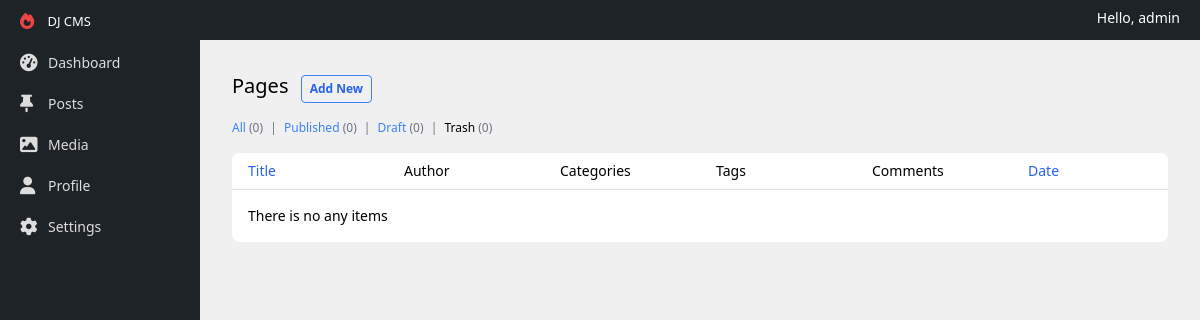
/page/edit/ (signed in), run on an earlier commit of the app's database.
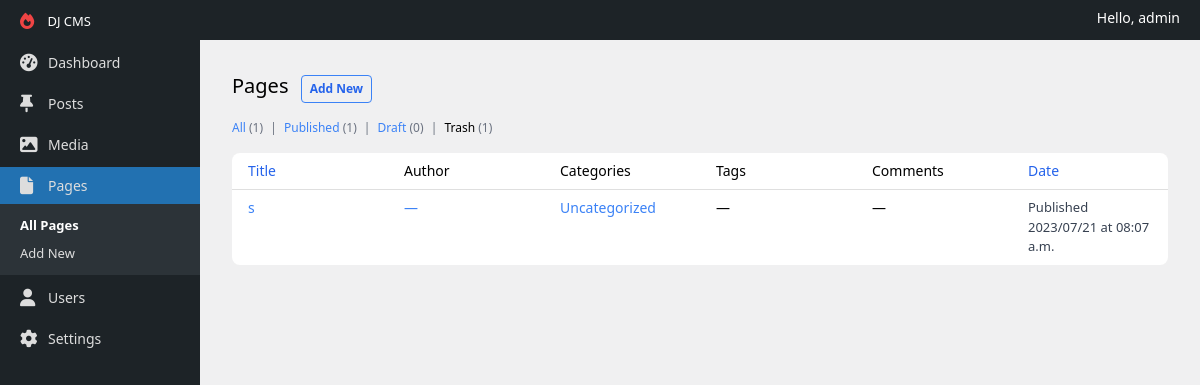
And on a later commit of the database.
### apps/content/models.py (models this page shows, shortened)
class StatusMixin(models.Model):
    is_draft = models.BooleanField(default=True)
    is_trash = models.BooleanField(default=False)
    class Meta:
        abstract = True

class Page(SeoMeta, StatusMixin):
    created_at = models.DateTimeField(auto_now_add=True)
    title = models.CharField(max_length=200)
    author = models.ForeignKey(to=get_user_model(), null=True, blank=True, on_delete=models.DO_NOTHING)
    slug = models.SlugField(blank=True, unique=True)

### apps/dashboard/views.py (the view)
# urls.py: path('page/edit/', AllPagesView.as_view(), name='edit_page_select'),
class AllPagesView(AbstractAllContentView):
    model_class: Type[Model] = Page
    title: str = 'Pages'
    def content_context(self) -> AllContentViewContext:
        return AllContentViewContext(
            new_content_url=reverse('new_page'),
            edit_content_select=reverse('edit_page_select'),
            reverse_content_edit_name='edit_page'
        )

### apps/accounts/models.py (called while the page is built)
    def __str__(self):
        return self.username

### apps/content/utils/contents.py (called while the page is built)
    def get_all(self) -> QuerySet:
        if self.user.is_superuser:
            return self.model_class.objects.filter(is_trash=False)
        return self.model_class.objects.filter(author=self.user, is_trash=False)

    def get_queryset(self, post_status: str) -> Union[QuerySet, None]:
        status_methods = {
            'all': self.get_all,
            'published': self.get_published,
            'draft': self.get_draft,
            'trash': self.get_trash
        }
        posts = status_methods.get(post_status, None)
        if posts:
            return posts()
        return None

    def posts_count_by_status(self) -> dict:
        queryset = self.model_class.objects
        if not self.user.is_superuser:
            queryset = queryset.filter(author=self.user)
        return {
            'all_posts_count': queryset.filter(is_trash=False).count(),
            'published_posts_count': queryset.filter(is_draft=False, is_trash=False).count(),
            'draft_posts_count': queryset.filter(is_draft=True, is_trash=False).count(),
            'trash_posts_count': queryset.filter(is_trash=True).count()
        }

### templates/all-posts.html (shortened to what the changed rows need)
{% extends 'layouts/default.html' %}
{% block content %}
    <div class="p-8">
        <div>
            <h1 class="inline-block text-xl">{{ title }}</h1>
        </div>
        <div class="text-[12px] mt-4">
            <a href="{{ edit_content_select }}" class="text-blue-500">
                All <span class="text-gray-500">({{ all_posts_count }})</span>
            </a>
            <a href="{{ edit_content_select }}?post_status=published" class="text-blue-500">
                Published <span class="text-gray-500">({{ published_posts_count }})</span>
            </a>
            <a href="{{ edit_content_select }}?post_status=trash" class="text-black font-medium">
                Trash <span class="text-gray-500">({{ trash_posts_count }})</span>
            </a>
        </div>
        <div class="bg-white rounded-lg mt-4">
            <table class="w-full">
                <thead class="border-b border-[#dfdfdf]">
                <tr class="text-sm">
                    <th class="font-normal text-blue-600 py-2 text-start px-4">Title</th>
                    <th class="font-normal w-1/6 text-start px-4 hidden sm:table-cell">Author</th>
                    <th class="font-normal w-1/6 text-start px-4 hidden md:table-cell">Categories</th>
                    <th class="font-normal w-1/6 text-start px-4 hidden md:table-cell">Tags</th>
                    <th class="font-normal w-1/6 text-start px-4 hidden lg:table-cell">Comments</th>
                    <th class="font-normal text-blue-600 py-2 w-1/6 text-start px-4 hidden lg:table-cell">Date</th>
                </tr>
                </thead>
                <tbody>
                {% for post in page_obj %}
                    <tr class="group">
                        <td class="px-4 align-top text-sm py-2">
                            <a href="{% url reverse_content_edit_name post.pk %}" class="block text-blue-500">
                                {{ post.title }} {% if post.is_draft %} — Draft{% endif %}
                            </a>
                        </td>
                        <td class="px-4 align-top text-sm w-1/6 py-2 hidden sm:table-cell">
                            <a href="#" class="text-blue-500">
                                {% if post.author %}
                                    {{ post.author }}
                                {% else %}
                                    —
                                {% endif %}
                            </a>
                        </td>
                        <td class="px-4 align-top text-sm w-1/6 py-2 hidden md:table-cell">
                            <a href="#" class="text-blue-500">Uncategorized</a>
                        </td>
                        <td class="px-4 align-top text-sm w-1/6 py-2 hidden md:table-cell">
                            —
                        </td>
                        <td class="px-4 align-top text-sm w-1/6 py-2 hidden lg:table-cell">
                            —
                        </td>
                        <td class="px-4 align-top text-[13px] text-gray-700 w-1/6 py-2 hidden lg:table-cell">
                        <span class="block">
                            {% if post.is_draft %}
                                Last Modified
                            {% else %}
                                Published
                            {% endif %}
                        </span>
                            <span class="block">{{ post.created_at|date:"Y/m/d" }} at {{ post.created_at|date:"h:m a" }}</span>
                        </td>
                    </tr>
                {% endfor %}
                </tbody>
            </table>
            {% if not page_obj %}
                <span class="block text-sm p-4">There is no any items</span>
            {% endif %}
        </div>
    </div>
{% endblock %}

What changed in the data, as far as the page shows it:
changed User "admin": role "author" → "administrator" (drawn)
now on this page (row unchanged): Page: title "s", is_draft "Published", created_at "2023/07/21", created_at "08:07 a.m."
Also different on the page:
{{ all_posts_count }}: "0" → "1"
{{ published_posts_count }}: "0" → "1"
{{ trash_posts_count }}: "0" → "1"
text no longer shown: "Profile There is no any items"
text now shown: "Pages All Pages Add New Users"
